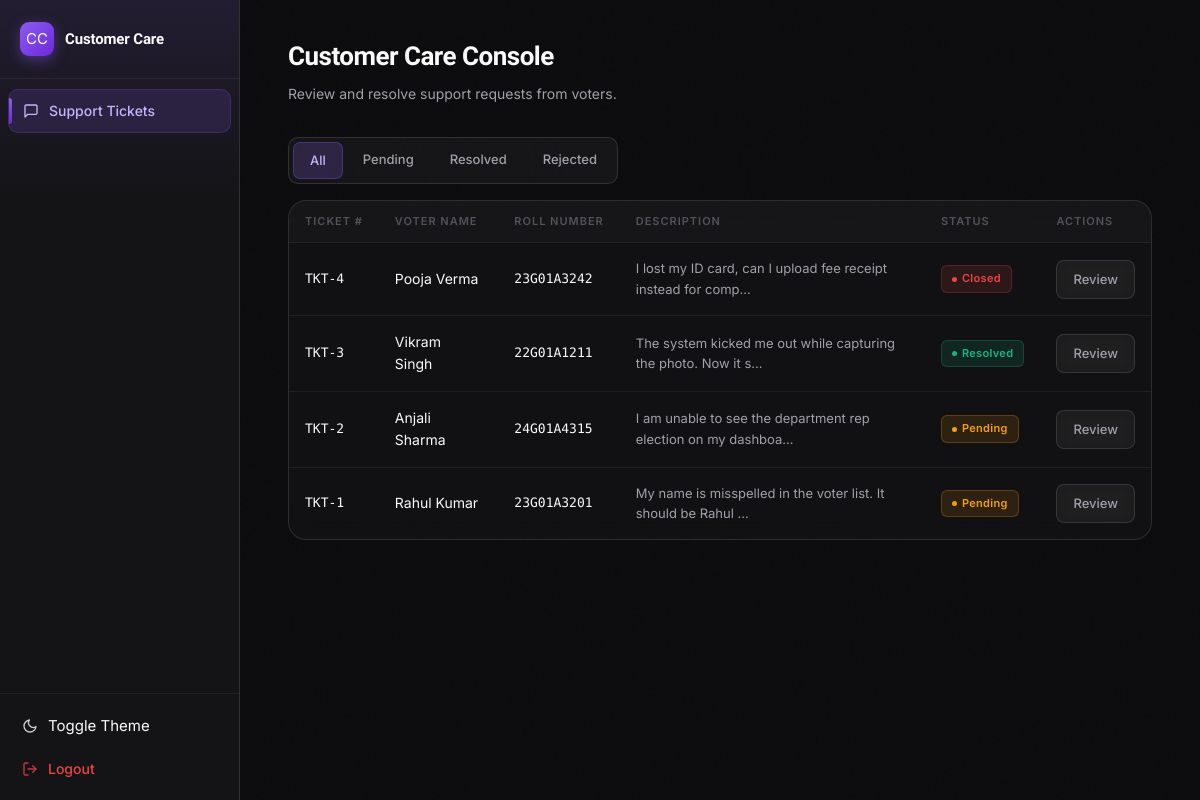
The app's page /care/dashboard (signed in) with its own data.
### tables this page shows
CREATE TABLE complaints (
            complaint_id  INTEGER PRIMARY KEY AUTOINCREMENT,
            name          TEXT NOT NULL,
            roll_number   TEXT NOT NULL,
            description   TEXT NOT NULL,
            id_card_path  TEXT,
            status        TEXT DEFAULT 'pending'
        , email TEXT, admin_response TEXT);

### app.py (the view)
@app.route('/care/dashboard')
@care_required
def care_dashboard():
    status_filter = request.args.get('status', 'all')
    db = get_db()
    if status_filter in ('pending', 'resolved', 'rejected'):
        complaints = db.execute(
            "SELECT * FROM complaints WHERE status=? ORDER BY complaint_id DESC",
            (status_filter,)
        ).fetchall()
    else:
        complaints = db.execute(
            "SELECT * FROM complaints ORDER BY complaint_id DESC"
        ).fetchall()
    db.close()
    return render_template('care/dashboard.html',
        complaints=complaints, title='Customer Care Dashboard', status_filter=status_filter
    )

### app.py (called while the page is built)
def care_required(f):
    @wraps(f)
    def decorated(*args, **kwargs):
        if not session.get('care_logged_in'):
            return redirect(url_for('care_login'))
        return f(*args, **kwargs)
    return decorated

### database.py (called while the page is built)
def get_db():
    if USE_POSTGRES and PSYCOPG2_AVAILABLE:
        conn = psycopg2.connect(DATABASE_URL, cursor_factory=DictCursor)
        return PostgresConnectionWrapper(conn)
    else:
        conn = sqlite3.connect(DB_PATH)
        conn.row_factory = sqlite3.Row
        conn.execute("PRAGMA foreign_keys = ON")
        return conn

### templates/care/dashboard.html (shortened to what this page needs)
{% extends "base_care.html" %}
{% block content %}
<div class="page-header">
  <h1>Customer Care Console</h1>
  <p>Review and resolve support requests from voters.</p>
</div>
<div class="filter-tabs">
  {% for s in ['all', 'pending', 'resolved', 'rejected'] %}
  <a href="{{ url_for('care_dashboard', status=s) }}"
     class="filter-tab {% if status_filter == s %}active{% endif %}">
    {{ s|capitalize }}
  </a>
  {% endfor %}
</div>
<div class="table-wrap">
  {% if complaints %}
  <table class="data-table">
    <thead>
      <tr>
        <th>Ticket #</th>
        <th>Voter Name</th>
        <th>Roll Number</th>
        <th>Description</th>
        <th>Status</th>
        <th>Actions</th>
      </tr>
    </thead>
    <tbody>
      {% for c in complaints %}
      <tr>
        <td class="mono">TKT-{{ c.complaint_id }}</td>
        <td style="color:var(--text-0);">{{ c.name }}</td>
        <td class="mono">{{ c.roll_number }}</td>
        <td style="font-size:13px;">{{ c.description[:60] }}{% if c.description|length > 60 %}…{% endif %}</td>
        <td>
          {% if c.status == 'pending' %}
            <span class="badge badge-pending">Pending</span>
          {% elif c.status == 'resolved' %}
            <span class="badge badge-resolved">Resolved</span>
          {% else %}
            <span class="badge badge-rejected">Closed</span>
          {% endif %}
        </td>
        <td>
          <a href="{{ url_for('care_complaint_detail', complaint_id=c.complaint_id) }}" class="btn-ghost btn-sm">
            Review
          </a>
        </td>
      </tr>
      {% endfor %}
    </tbody>
  </table>
  {% else %}
  <div class="empty-state">
    <div class="empty-state-icon">📬</div>
    <div class="empty-state-title">No support tickets found</div>
    <p>{% if status_filter != 'all' %}No {{ status_filter }} tickets currently in the queue.{% else %}Great! Your support queue is completely empty.{% endif %}</p>
  </div>
  {% endif %}
</div>
{% endblock %}

### static/css/main.css (style rules this page uses)
:root { --bg-0: #0C0C0E; --bg-1: #141416; --bg-2: #1C1C1F; --bg-3: #242428; --accent: #8B5CF6; --accent-2: #6D28D9; --accent-dim: rgba(139,92,246,0.12); --accent-glow: rgba(139,92,246,0.28); --accent-border: rgba(139,92,246,0.35); --success: #10B981; --success-dim: rgba(16,185,129,0.1); --warn: #F59E0B; --warn-dim: rgba(245,158,11,0.1); --danger: #EF4444; --danger-dim: rgba(239,68,68,0.1); --text-0: #FAFAFA; --text-1: #A1A1AA; --text-2: #52525B; --border: rgba(255,255,255,0.06); --border-hi: rgba(139,92,246,0.5); --border-bright: rgba(255,255,255,0.12); --radius-sm: 10px; --radius-md: 14px; --radius-lg: 18px; --radius-xl: 24px; --font-display: 'Plus Jakarta Sans', sans-serif; --font-body: 'Inter', sans-serif; --font-mono: 'DM Mono', monospace; --transition: all 0.2s cubic-bezier(0.4, 0, 0.2, 1); --transition-slow: all 0.35s cubic-bezier(0.4, 0, 0.2, 1); --glass-bg: rgba(255,255,255,0.032); --glass-border: rgba(255,255,255,0.075); --glass-shadow: 0 8px 32px rgba(0,0,0,0.5), 0 1px 0 rgba(255,255,255,0.05) inset; }
*, *::before, *::after { box-sizing: border-box; margin: 0; padding: 0; }
html { font-size: 15px; scroll-behavior: smooth; }
body { background: var(--bg-0); color: var(--text-0); font-family: var(--font-body); line-height: 1.6; -webkit-font-smoothing: antialiased; -moz-osx-font-smoothing: grayscale; }
a { color: inherit; text-decoration: none; }
body::before { content: ''; position: fixed; inset: 0; pointer-events: none; z-index: 0; opacity: 0.4; }
.btn-ghost { display: inline-flex; align-items: center; justify-content: center; gap: 7px; background: rgba(255,255,255,0.04); border: 1px solid var(--border-bright); color: var(--text-1); border-radius: var(--radius-sm); padding: 12px 24px; font-size: 14px; font-weight: 500; cursor: pointer; transition: var(--transition); backdrop-filter: blur(8px); }
.btn-sm { padding: 8px 16px; font-size: 13px; border-radius: 8px; }
.badge { display: inline-flex; align-items: center; gap: 5px; padding: 4px 10px; border-radius: 6px; font-size: 11px; font-weight: 600; letter-spacing: 0.03em; }
.badge::before { content: ''; width: 5px; height: 5px; border-radius: 50%; background: currentColor; flex-shrink: 0; }
.badge-pending { background: rgba(245,158,11,0.12); color: #F59E0B; border: 1px solid rgba(245,158,11,0.25); }
.badge-resolved { background: rgba(16,185,129,0.12); color: #10B981; border: 1px solid rgba(16,185,129,0.25); }
.badge-rejected { background: rgba(239,68,68,0.12); color: #EF4444; border: 1px solid rgba(239,68,68,0.25); }
.data-table { width: 100%; border-collapse: collapse; }
.data-table th { padding: 12px 16px; font-size: 11px; font-weight: 600; letter-spacing: 0.09em; text-transform: uppercase; color: var(--text-2); background: rgba(255,255,255,0.02); border-bottom: 1px solid var(--border); text-align: left; }
.data-table td { padding: 15px 16px; font-size: 14px; color: var(--text-1); border-bottom: 1px solid var(--border); transition: var(--transition); }
.data-table tr:last-child td { border-bottom: none; }
.data-table .mono { font-family: var(--font-mono); color: var(--text-0); font-size: 13px; }
.table-wrap { background: rgba(255,255,255,0.025); backdrop-filter: blur(12px); border: 1px solid var(--border-bright); border-radius: var(--radius-lg); overflow: hidden; }
.page-header { margin-bottom: 32px; }
.page-header h1 { font-family: var(--font-display); font-size: 26px; font-weight: 800; color: var(--text-0); letter-spacing: -0.02em; }
.page-header p { font-size: 14px; color: var(--text-1); margin-top: 5px; }
.filter-tabs { display: flex; gap: 4px; padding: 4px; background: rgba(255,255,255,0.04); border: 1px solid var(--border-bright); border-radius: var(--radius-sm); width: fit-content; margin-bottom: 16px; }
.filter-tab { padding: 7px 16px; border-radius: 7px; font-size: 13px; font-weight: 500; color: var(--text-1); cursor: pointer; transition: var(--transition); text-decoration: none; border: none; background: none; }
.filter-tab.active { background: rgba(139,92,246,0.2); color: #C4B5FD; border: 1px solid rgba(139,92,246,0.3); }

### templates/base_care.html (style rules this page uses)
.data-table th { white-space: nowrap; }

### records on screen
complaints: complaint_id "4", name "Pooja Verma", roll_number "23G01A3242", description "I lost my ID card, can I upload fee receipt instead for comp", status "Closed"
complaints: complaint_id "3", name "Vikram Singh", roll_number "22G01A1211", description "The system kicked me out while capturing the photo. Now it s", status "Resolved"
complaints: complaint_id "2", name "Anjali Sharma", roll_number "24G01A4315", description "I am unable to see the department rep election on my dashboa", status "Pending"
complaints: complaint_id "1", name "Rahul Kumar", roll_number "23G01A3201", description "My name is misspelled in the voter list. It should be Rahul", status "Pending"

### other values on screen
{{ s|capitalize }} "All" "Pending" "Resolved" "Rejected"
